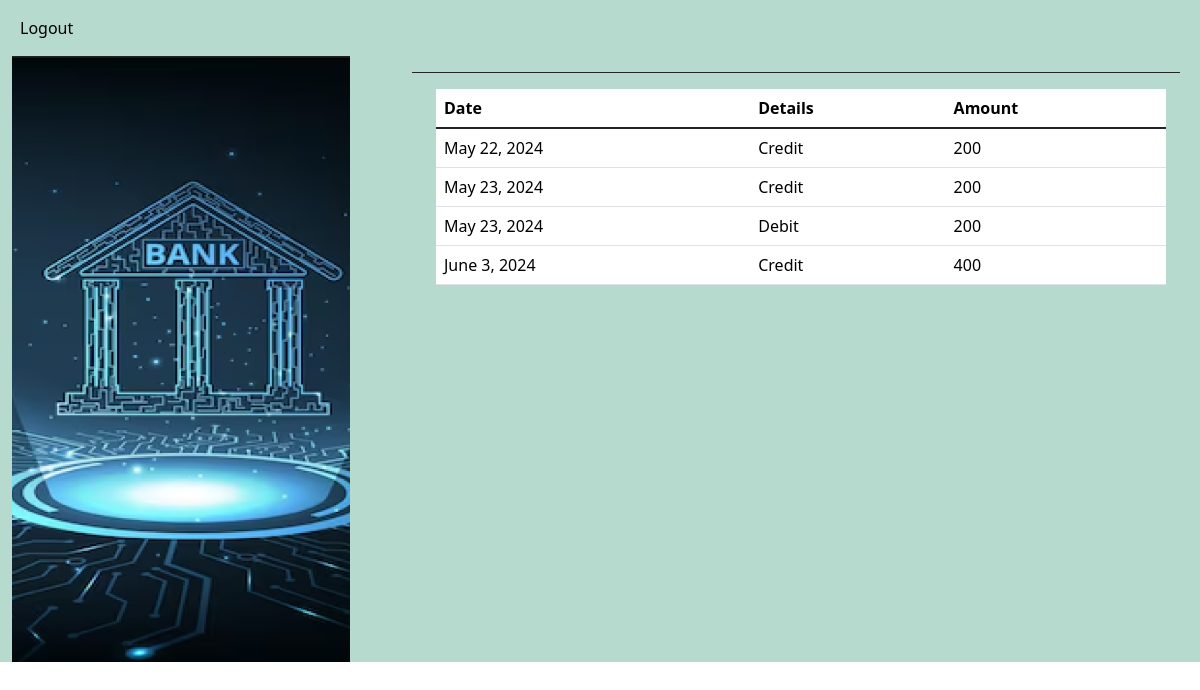
Screenshot of /all_history/3 with the database file from the repository.
### app1/models.py (models this page shows)
class Transaction(models.Model):
    user_id = models.IntegerField()
    details = models.CharField(max_length=50)
    date = models.DateField(auto_now=True)
    user_amount = models.IntegerField()

### app1/views.py (the view)
# urls.py: path('all_history/<int:id>',views.all_history,name="all_history"),
def all_history(request,id):
    history = Transaction.objects.filter(user_id=id)
    return render(request,'bank/all_history.html',{'history':history})

### template/bank/all_history.html (shortened to what this page needs)
<html lang="en">
<head>
    {% load static %}
    <link href="https://cdn.jsdelivr.net/npm/bootstrap@5.3.3/dist/css/bootstrap.min.css" rel="stylesheet">
</head>
<body>
  <div>
    <nav class="navbar navbar-expand-lg mainav">
      <div class="container-fluid">
        <div class="collapse navbar-collapse" id="navbarNavAltMarkup">
          <div class="navbar-nav">
            <a class="nav-link active" aria-current="page" href="userlogout">Logout</a>
          </div>
        </div>
      </div>
    </nav>
  </div>
    <div class="container-fluid w-100" style="background-color: #B7DACF;">
        <div class="row">
            <div class="col-4" >
                <img class="bankimg" src="{% static 'image/half.png' %}" alt="">
            </div>
            <div class="col-8" style="width: 66%;">
                <hr style="opacity: 1;">
                <table style="width:95%;" class="table table-hover ms-4 ">
                    <thead>
                      <tr>
                        <th scope="col">Date</th>
                        <th scope="col">Details</th>
                        <th scope="col">Amount</th>
                      </tr>
                    </thead>
                    <tbody class="table-group-divider">
                      <tr>
                        {% for i in history %}
                        <td>{{ i.date }}</td>
                        <td>{{ i.details }}</td>
                        <td>{{ i.user_amount }}</td>
                      </tr>
                      {% endfor %}
                    </tbody>
                  </table>
            </div>
        </div>
    </div>
</body>
</html>

### template/bank/all_history.html (style rules this page uses)
.bankimg { height:606px; width: 90%; }
.mainav { background-color: #B7DACF; }

### rows the page displays
Transaction: date "May 22, 2024", details "Credit", user_amount "200"
Transaction: date "May 23, 2024", details "Credit", user_amount "200"
Transaction: date "May 23, 2024", details "Debit", user_amount "200"
Transaction: date "June 3, 2024", details "Credit", user_amount "400"
